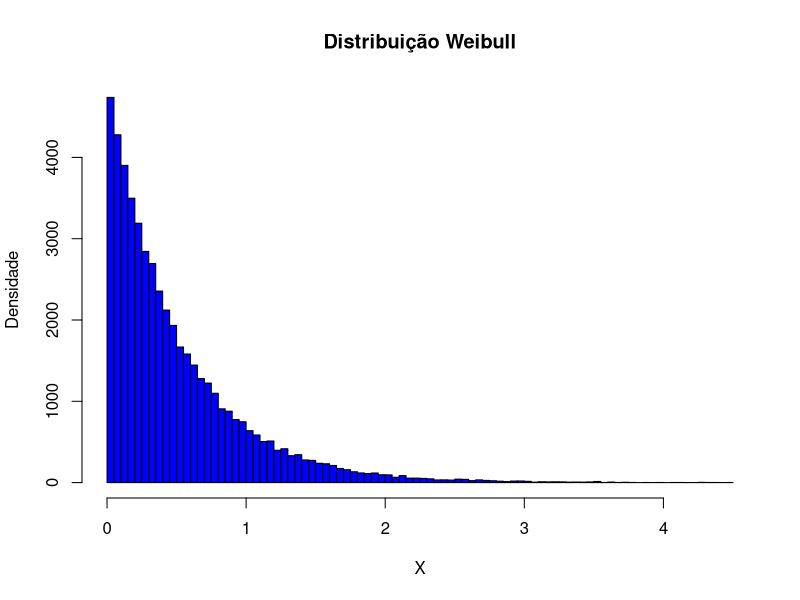

Write the R code that produced this figure.
gera.weibull <- function(nSamples, a, b)
{
  X <- rep(0, nSamples)
  U <- runif(nSamples)
  
  for (i in 1:nSamples)
  {
    X[i] <- b * ((-log(1 - U[i]))^(1.0/a))
  }
  
  return (X)
}

a = 1
b = 0.5
nSamples = 50000

X = gera.weibull(nSamples, a, b)
hist(X,
     main = "Distribuição Weibull",
     xlab = "X",
     ylab = "Densidade",
     breaks = 100,
     col = 'blue')
